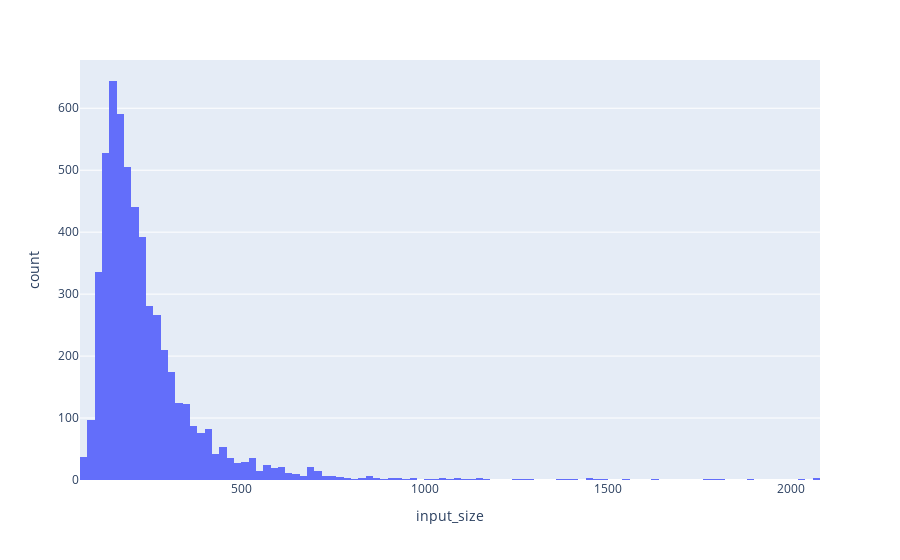

Notebook cell for this chart:
### Code cell
import plotly.express as px

df['input_size'] = df.apply(lambda x: len(x['input']), axis=1)

fig = px.histogram(df, x="input_size")
fig.show()

### Figure 1 — Plotly figure (JSON) as saved in the notebook; plotly's stock layout.template omitted (floating-point values rounded to 4 significant figures; data arrays with more than 128 entries replaced by an {"elided": "..."} marker saying what was removed)
{"data": [{"alignmentgroup": "True", "bingroup": "x", "hovertemplate": "input_size=%{x}<br>count=%{y}<extra></extra>", "legendgroup": "", "marker": {"color": "#636efa", "pattern": {"shape": ""}}, "name": "", "offsetgroup": "", "orientation": "v", "showlegend": false, "type": "histogram", "x": {"elided": "5451 int values"}, "xaxis": "x", "yaxis": "y"}], "layout": {"barmode": "relative", "legend": {"tracegroupgap": 0}, "margin": {"t": 60}, "xaxis": {"anchor": "y", "domain": [0, 1], "title": {"text": "input_size"}}, "yaxis": {"anchor": "x", "domain": [0, 1], "title": {"text": "count"}}}}
